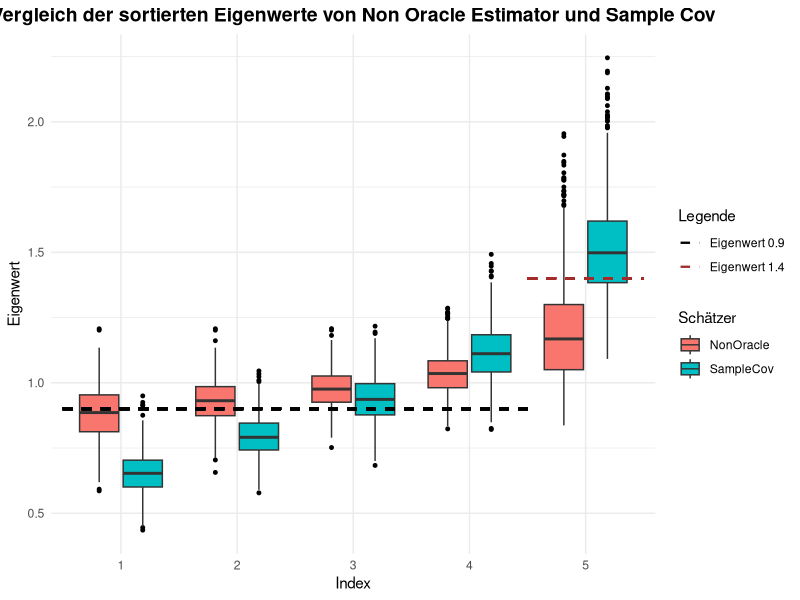
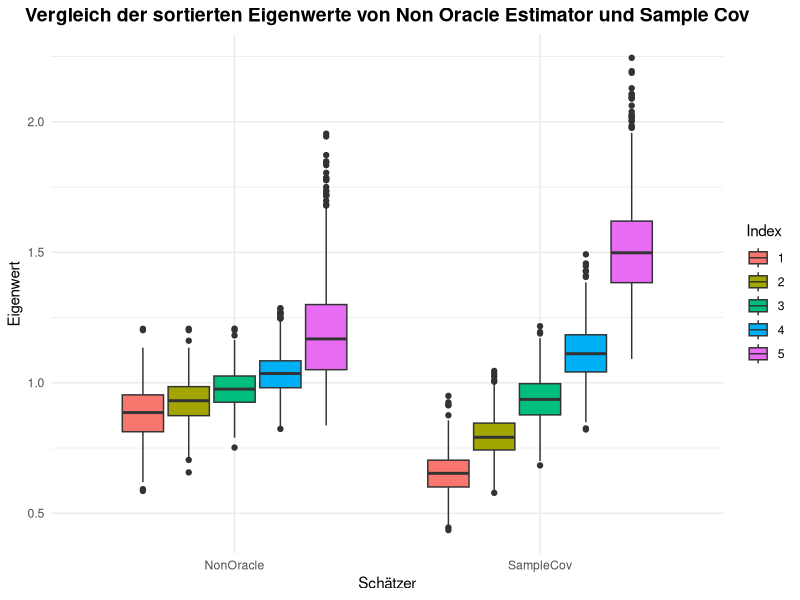

Source code (R) for these figures, in order: (Note: this script raises an error after producing the figures.)
library(tidyverse)
library(MASS)

## Aufgabe c)

# Parameter
p <- 5
n <- 100
M <- 1000
Sigma <- matrix(c( 1 , rep (.1 ,4) , .1 , 1 , rep ( .1 , 3 ) , .1 , .1 , 1 , .1 , .1 , rep(.1 ,3) ,1 ,.1 , rep (.1 ,4) ,1) ,5 ,5)
mu <- c(rep(0,p))
w <- 0:100/100


# Funktion zur Berechnung des Non-Oracle Estimator & Sample Covariance

get_estimators <- function(n, p){
  # Daten simulieren
  Sigma <- diag(0.9, nrow = p, ncol = p) + matrix(0.1, nrow = p, ncol = p)
  mu <- c(rep(0,p))
  X_transposed <- mvrnorm(n, mu, Sigma)
  sample_cov <- (1/n) * t(X_transposed) %*% X_transposed
  
  # Parameter schätzen
  # gamma
  gamma <- (1/p) * sum(diag(sample_cov %*% diag(p)))

  # delta^2
  delta2 <- (1/p) * norm((sample_cov - gamma * diag(p)), type = "F")^2
  
  # beta^2
  beta2_help <- rep(0, n)
  for (i in 1:n){
    temp <- outer(t(X_transposed)[,i] , X_transposed[i,]) - sample_cov
    # Produkt zweier Vektoren um (p x p)-Matrix zu erhalten
    beta2_help[i] <- (1/p) * norm(temp, type = "F")^2 
  }
  beta2_pilot <- (1/n^2) * sum(beta2_help)
  beta2 <- min(beta2_pilot, delta2)
  
  # alpha^2
  alpha2 <- delta2 - beta2
  
  # Gewichte berechnen
  para1 <- (beta2/delta2)
  para2 <- alpha2/delta2
  
  # Schätzer berechen
  shrinkage <- para1 * gamma * diag(p) + para2 * sample_cov
  return(list(shrinkage = shrinkage, sample_cov = sample_cov, para1 = para1, para2 = para2))
}


# Alle Eigenwerte und Weights ausgeben lassen
get_all_est_ev_and_weights <- function(M, n, p){
  # 3-dim Array zur Speicherung aller Eigenwerte
  # Dimension 1 für Sample Cov, Dimension 2 für Non Oracle Estimator
  ev_array <- array(NA, dim=c(2, M*p, 2))
  
  # Speicher für weights
  weights <- array(NA, dim=c(M, 2))

  for (i in (1:M)){
    estimators_list <- get_estimators(n, p)
    non_oracle_est <- estimators_list$shrinkage
    weights[i,] <- c(estimators_list$para1, estimators_list$para2)
    sample_cov <- estimators_list$sample_cov
    non_oracle_ev <- sort(eigen(non_oracle_est, symmetric=TRUE, only.values=TRUE)$values, decreasing = FALSE) 
    sample_cov_ev <- sort(eigen(sample_cov, symmetric=TRUE, only.values=TRUE)$values, decreasing = FALSE) 

    
    for (j in (1:p)){
      ev_array[1, (i-1)*p + j, 1] <- j
      ev_array[1, (i-1)*p + j, 2] <- sample_cov_ev[j]
      
      ev_array[2, (i-1)*p + j, 1] <- j
      ev_array[2, (i-1)*p + j, 2] <- non_oracle_ev[j]
    }
  }
  return(list(eigenvalues = ev_array, weights = weights))
}

all_iterations <- get_all_est_ev_and_weights(M=1000, n=100, p=5)
all_est_ev <- all_iterations$eigenvalues
weights <- all_iterations$weights

# Data Frames für BoxPlots erstellen

all_ev_sample_cov <- data.frame(all_est_ev[1,,])
colnames(all_ev_sample_cov) <- c("Index", "Eigenwert")
all_ev_sample_cov$Schätzer <- "SampleCov"

all_ev_non_oracle <- data.frame(all_est_ev[2,,])
colnames(all_ev_non_oracle) <- c("Index", "Eigenwert")
all_ev_non_oracle$Schätzer <- "NonOracle"

all_ev_df <- rbind(all_ev_non_oracle, all_ev_sample_cov)
all_ev_df$Index <- as.factor(all_ev_df$Index)

ggplot(all_ev_df, aes(x=Index, y=Eigenwert)) +
  geom_boxplot(aes(fill=Schätzer), outlier.colour = "black", outlier.size = 1) +
  geom_segment(aes(x = 0.5, xend = 4.5, y = 0.9, yend = 0.9, color = "Eigenwert 0.9"), 
               linetype = "dashed", size = 0.8, inherit.aes = FALSE) +
  geom_segment(aes(x = 4.5, xend = 5.5, y = 1.4, yend = 1.4, color = "Eigenwert 1.4"), 
               linetype = "dashed", size = 0.8, inherit.aes = FALSE) +
  scale_color_manual(
    values = c("Eigenwert 0.9" = "black", "Eigenwert 1.4" = "brown"),
    name = "Legende"
  ) +
  labs(title = "Vergleich der sortierten Eigenwerte von Non Oracle Estimator und Sample Cov") +
  theme_minimal() +
  theme(
    plot.title = element_text(face = "bold", size = 14, hjust = 0.5)
  )

# Plot Highlight
ggplot(all_ev_df, aes(x=Schätzer, y=Eigenwert)) +
  geom_boxplot(aes(fill=Index)) +
  labs(title = "Vergleich der sortierten Eigenwerte von Non Oracle Estimator und Sample Cov") +
  theme_minimal() +
  theme(
    plot.title = element_text(face = "bold", size = 14, hjust = 0.5)
  )

# Vergleich der geschätzen optimalen Gewichte zu den Ergebnissen aus b)
weights_df <- data.frame(weights[,1])
colnames(weights_df) = c("Optimal_Weight")
weights_df$Boxplot <- as.factor(" ")

ggplot(weights_df, aes(x = Boxplot, y = Optimal_Weight)) + 
  geom_boxplot(color = "purple", fill = "purple", alpha = 0.2,
               outlier.colour = "red", outlier.fill = "red", outlier.size = 2)  +
  geom_hline(aes(yintercept = w_optimal, color = "Gewicht für n=100"), linetype = "dashed") +
  geom_hline(aes(yintercept = w_optimal_mod, color = "Gewicht für n=1000"), linetype = "dashed") +
  scale_color_manual(
    name = "Referenzlinien", 
    values = c("Gewicht für n=100" = "blue", "Gewicht für n=1000" = "orange")
  ) +
  labs(title = "Vergleich der geschätzen optimalen Gewichte") +
  theme_minimal() +
  theme(
    plot.title = element_text(face = "bold", size = 14, hjust = 0.5)
  )
